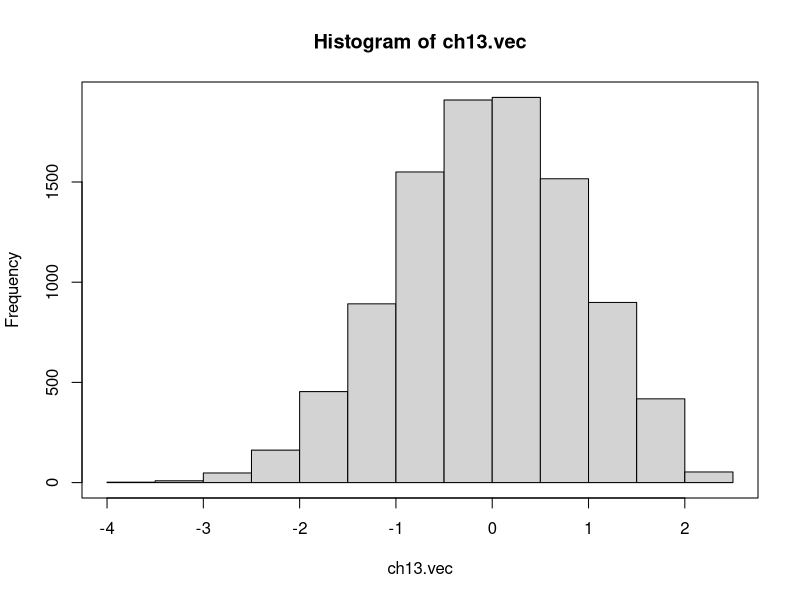
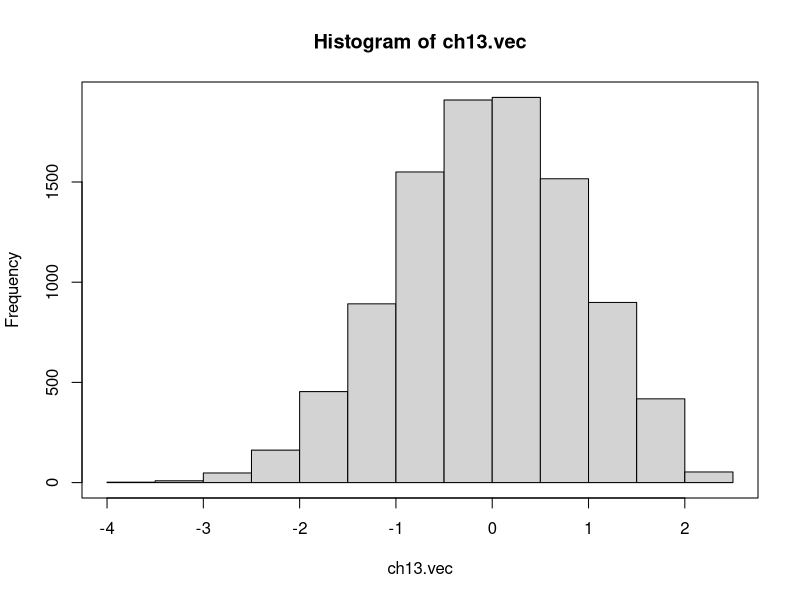
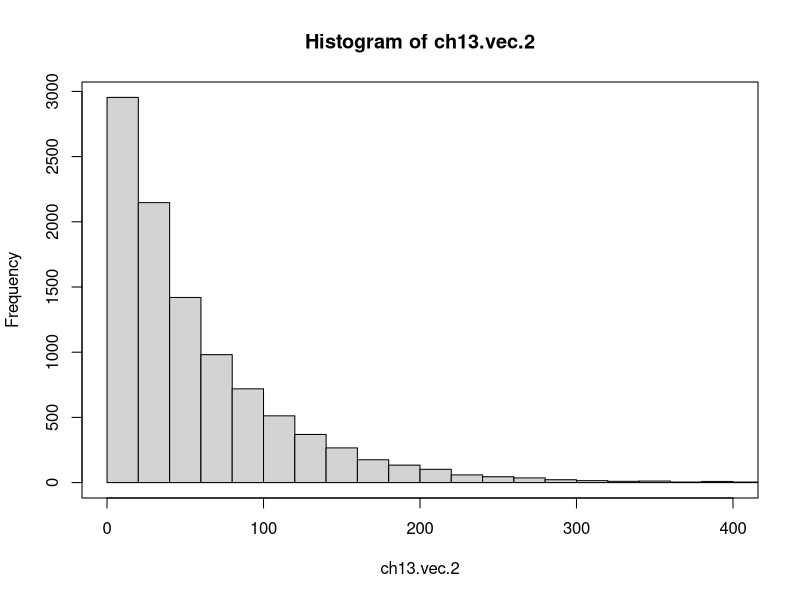
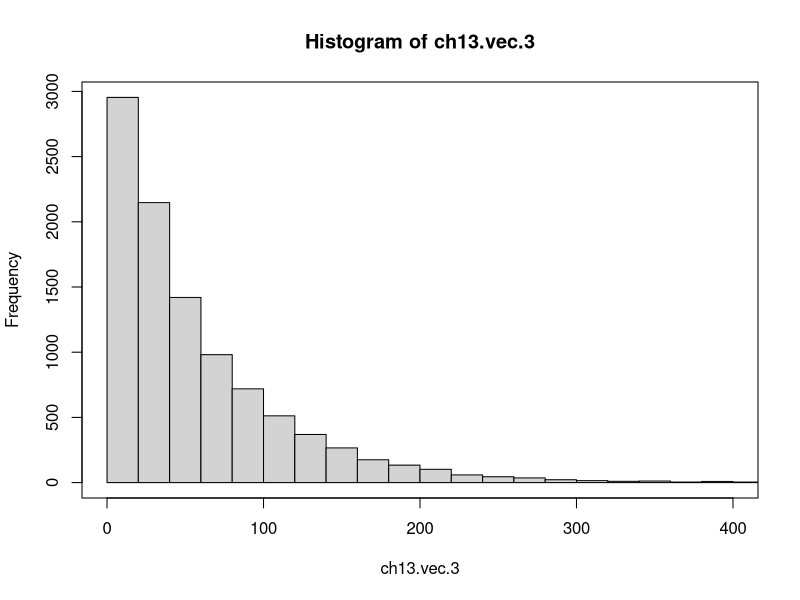

Recreate these plots in R, in order.
# Chapter 13 Example 1
#   for loop and if/else

ch13.mat = matrix(
  1:10,
  2,
  5
)
ch13.mat

for ( i in 1:2 ) {
  for ( j in 1:5 ) {
    if ( ch13.mat[ i, j ] > 5 ) ch13.mat[ i, j ] = 1
    else ch13.mat[ i, j ] = 0
  }
}
ch13.mat

#   using indices

ch13.mat = matrix(
  1:10,
  2,
  5
)
ch13.mat

ch13.mat[ ch13.mat <= 5 ] = 0
ch13.mat[ ch13.mat > 5 ] = 1
ch13.mat


# Chapter 13 Example 2

#   while loop

set.seed( 129435 )
n = 0
ch13.sum = 0
while ( ch13.sum <= 5 ) {
  ch13.sum = ch13.sum + runif( 1 )
  n = n + 1
}
n
ch13.sum

# with indices

set.seed( 129435 )
ch13.sum = runif( 25 )
ch13.sum = cumsum( ch13.sum )
n = length( ch13.sum[ ch13.sum <= 5 ] ) + 1
ch13.sum = ch13.sum[ n ]
n
ch13.sum

# Chapter 13 Example 3

#   two for loops

ch13.mat.2 = matrix( 
  1:8, 
  2, 
  4 
)
colnames( ch13.mat.2 ) = paste0( 
  "c", 
  1:4
)
ch13.mat.2

ch13.mat.2p = matrix(
  0, 
  2, 
  6 
)
colnames( ch13.mat.2p ) = rep( 
  "", 
  6 
)
ch13.mat.2p

k=0
for ( i in 1:3 ) {
   for ( j in ( i+1 ):4 ) {
       k = k+1
       ch13.mat.2p[ , k ] = ch13.mat.2[ , i ] - ch13.mat.2[ , j ]
       colnames( ch13.mat.2p )[ k ] = paste0( 
         colnames( ch13.mat.2 )[ i ], 
         "-",
         colnames( ch13.mat.2 )[ j ]
       )
   }
}
ch13.mat.2p

# with indices

ch13.mat.2

ind.1 = rep( 
  1:3, 
  3:1 
)
ind.1
ind.2 = numeric( 0 )
for( i in 2:4 ) ind.2 = c( 
  ind.2, 
  i:4 
)
ind.2
ch13.mat.3p = ch13.mat.2[ , ind.1 ] - ch13.mat.2[ , ind.2 ]
colnames( ch13.mat.3p ) = paste0( 
  "c", 
  ind.1, 
  "-c", 
  ind.2
)
ch13.mat.3p

# Chapter 13 Example 4

#   for and if and next

set.seed( 69785 )
ch13.vec = numeric( 0 )
for ( i in 1:10000 ) {
  x = rnorm( 1 )
  if ( x > 2.1158 ) next
  ch13.vec = c( ch13.vec, x )
}
hist( ch13.vec )
box() # to put a box around the plotting region

# with indices

set.seed( 69785 )
ch13.vec = rnorm( 10000 )
ch13.vec = ch13.vec[ ch13.vec <= 2.1158 ]
hist( ch13.vec )
box() # to put a box around the plotting region

# Chapter 13 Example 5
#   for, repeat, if, break

set.seed( 38965 )
ch13.vec.2 = numeric( 10000 )
for ( i in 1:10000 ) {
  n = 0
  repeat{
      n = n + 1
      x = sum( rnorm( 100 ) )/10
      if ( x > 2.1158 ) { 
        ch13.vec.2[ i ] = n 
        break 
      }
  }
}

hist( 
  ch13.vec.2, 
  breaks=25, 
  xlim=c( 0, 400 ) 
)
box() # to put a box around the plotting region
mean( ch13.vec.2 )
median( ch13.vec.2 )

# with indices

set.seed( 38965 )
ch13.vec.3 = numeric( 0 )
xr = numeric( 0 )

repeat{
  x = matrix( 
    rnorm( 100000 ), 
    100, 
    1000 
  )
  x = colSums( 
    x
  )/10
  x = c( 
    xr, 
    x 
  )
  w = which( 
    x > 2.1158 
  )
  lw = length( w )
  ch13.vec.3 = c( 
    ch13.vec.3, 
    w - c( 0, w[ -lw ] )
  )
  if ( length( ch13.vec.3 ) > 10000 ) break
  lr = length( xr )
  lrt = ( w[ lw ] == ( 1000 + lr ) )
  if ( lrt ) xr = numeric( 0 ) 
  else  xr = x[ ( w[ lw ] + 1 ):( 1000 + lr )  ]
}
ch13.vec.3 = ch13.vec.3[ 1:10000 ]
hist( 
  ch13.vec.3, 
  breaks=25, 
  xlim=c( 0, 400 ) 
)
box() # to put a box around the plotting region
mean( ch13.vec.3 )
median( ch13.vec.3 )


